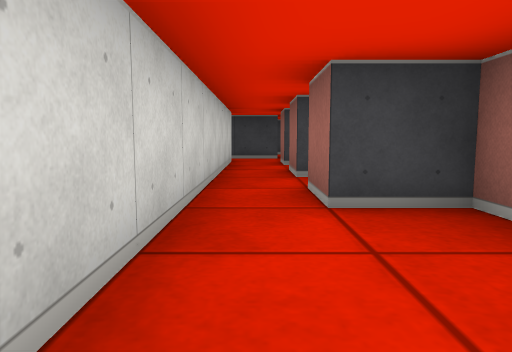
View 1 (above)

16 first-person views from a walk through a cub3D maze. The camera is about half as high as the walls, tilts 6° down and sees 70° across. The floor is counted in squares. Each view is taken from the middle of a square. On the plan, view 1 faces up. The plan holds only what a view shows up to about 9 squares ahead; the rest is blank.

View 2
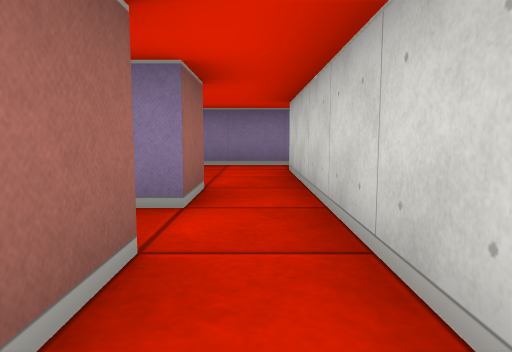

View 3
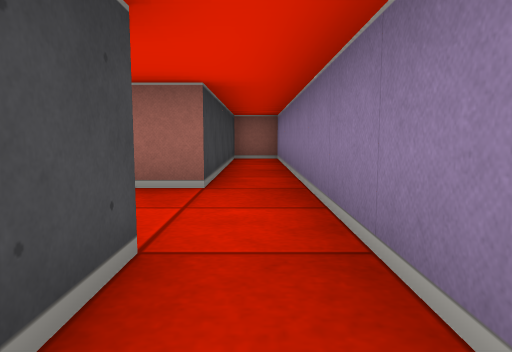

View 4
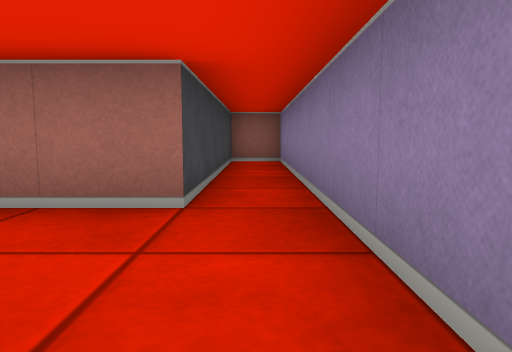

View 5
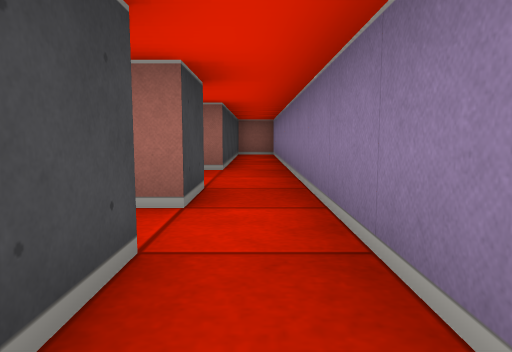

View 6
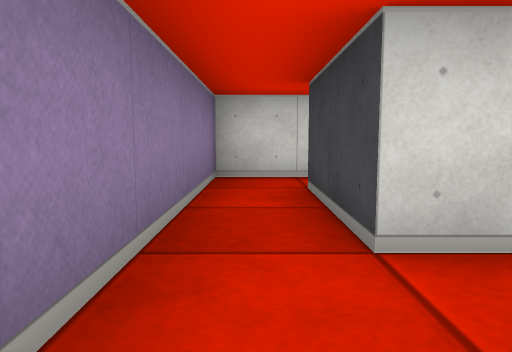

View 7
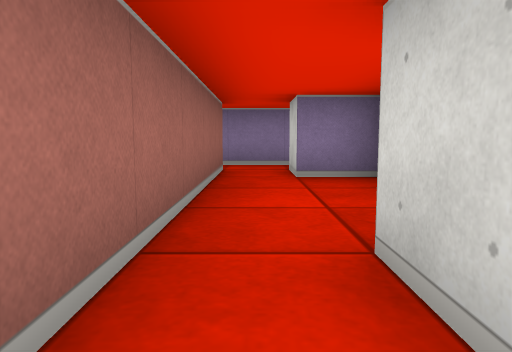

View 8
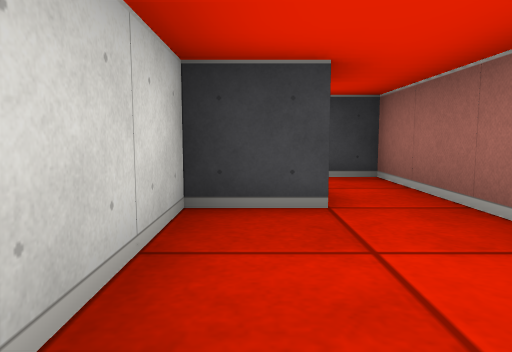

View 9
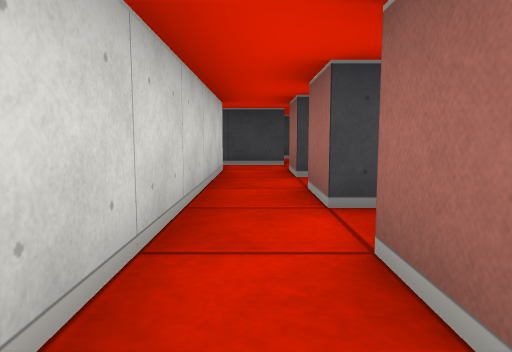

View 10
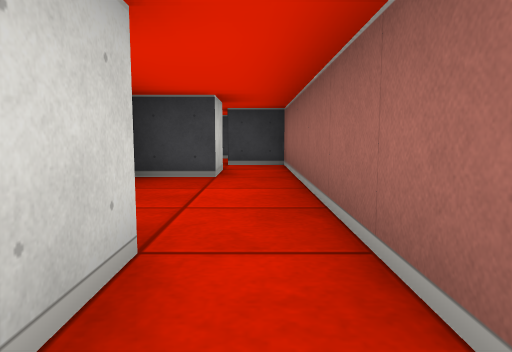

View 11
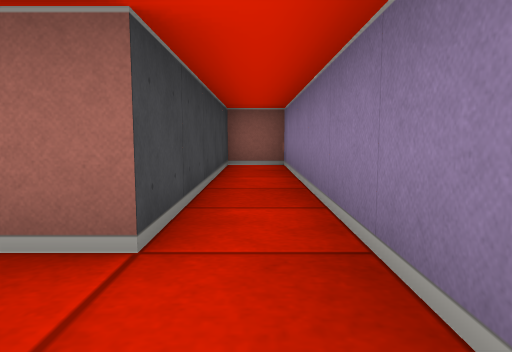

View 12
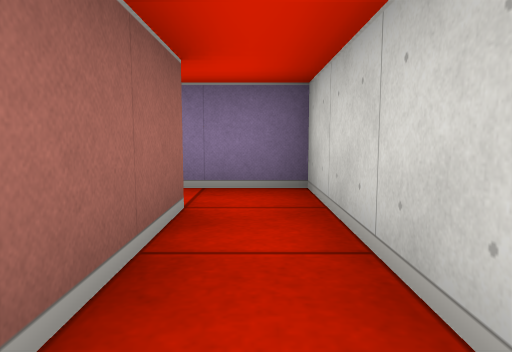

View 13
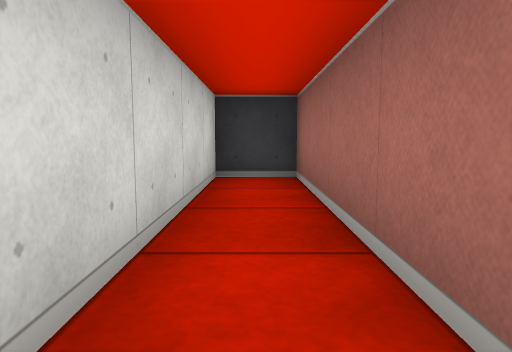

View 14
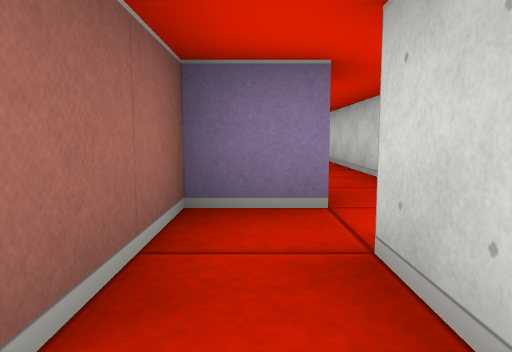

View 15
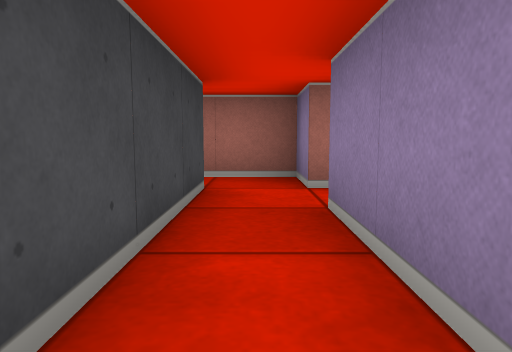

View 16
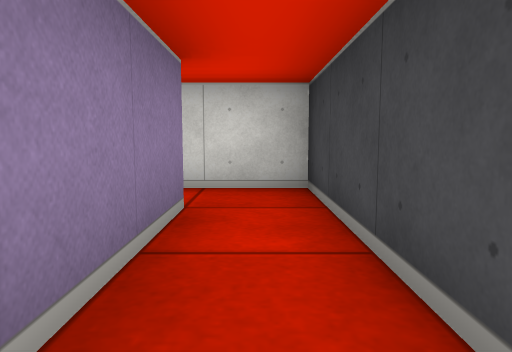

### Floor plan
Key: @ floor where view 1 was taken; # wall or solid block; . floor.
Columns run from 6 left of view 1 to 7 right of it. Each row starts with its distance up from view 1.
 11        #
 10        .
  9   #####.#
  8   #.....#
  7   #.##.##
  6    ..#..
  5 ####.#.#
  4 #.#..#..
  3 #.#..#.##
  2 #.#..#..#
  1 #.##.#..######
  0 #.....@......#
 -1 ##############

Where each view was taken, in squares from view 1:
view 1: 0 up, 0 right, facing up
view 2: 6 up, 0 right, facing down
view 3: 0 up, 2 left, facing right
view 4: 0 up, 1 left, facing right
view 5: 0 up, 4 left, facing right
view 6: 0 up, 1 left, facing left
view 7: 6 up, 2 left, facing down
view 8: 2 up, 3 left, facing up
view 9: 2 up, 0 right, facing up
view 10: 0 up, 2 left, facing up
view 11: 0 up, 0 right, facing right
view 12: 3 up, 5 left, facing down
view 13: 0 up, 5 left, facing up
view 14: 10 up, 1 right, facing down
view 15: 8 up, 3 left, facing right
view 16: 8 up, 0 right, facing left
